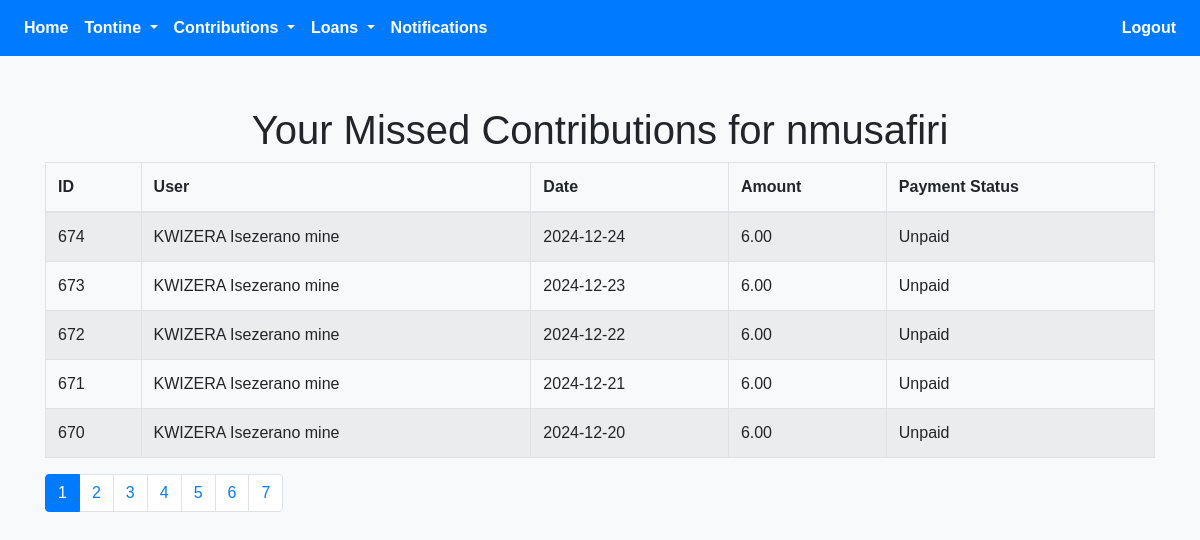
Screenshot of /missed_contribution_admin.php?id=58 (signed in) with the database file from the repository.
### tables this page shows
CREATE TABLE `tontine` (
  `id` int(11) NOT NULL,
  `tontine_name` varchar(255) NOT NULL,
  `logo` varchar(255) DEFAULT NULL,
  `join_date` date NOT NULL,
  `province` varchar(100) NOT NULL,
  `district` varchar(100) NOT NULL,
  `sector` varchar(100) NOT NULL,
  `total_contributions` decimal(10,2) NOT NULL,
  `occurrence` enum('Daily','Weekly','Monthly') NOT NULL,
  `time` time DEFAULT NULL,
  `day` enum('Monday','Tuesday','Wednesday','Thursday','Friday','Saturday','Sunday') DEFAULT NULL,
  `date` date DEFAULT NULL,
  `created_at` timestamp NOT NULL DEFAULT current_timestamp(),
  `user_id` int(11) DEFAULT NULL,
  `role` varchar(30) NOT NULL,
  `purpose` varchar(255) NOT NULL,
  `rules` varchar(255) NOT NULL,
  `status` enum('Not Justified','Justification Request sent','Justified','Rejected') DEFAULT 'Not Justified',
  `reason` varchar(255) NOT NULL,
  `interest` decimal(10,2) NOT NULL DEFAULT 0.00,
  `payment_frequency` enum('Monthly','Weekly') NOT NULL,
  `frequent_payment_date` date DEFAULT NULL,
  `frequent_payment_day` enum('Monday','Tuesday','Wednesday','Thursday','Friday','Saturday','Sunday') DEFAULT NULL,
  `late_contribution_penalty` int(50) NOT NULL,
  `late_loan_repayment_amount` decimal(10,2) DEFAULT 0.00
);

CREATE TABLE `missed_contributions` (
  `id` int(11) NOT NULL,
  `user_id` int(11) NOT NULL,
  `tontine_id` int(11) NOT NULL,
  `missed_amount` decimal(10,2) NOT NULL,
  `missed_date` date NOT NULL,
  `created_at` timestamp NOT NULL DEFAULT current_timestamp(),
  `status` enum('Paid','Unpaid') DEFAULT 'Unpaid'
);

CREATE TABLE `users` (
  `id` int(11) NOT NULL,
  `firstname` varchar(50) NOT NULL,
  `lastname` varchar(50) NOT NULL,
  `phone_number` varchar(15) NOT NULL,
  `idno` varchar(50) NOT NULL,
  `idnotype` varchar(50) NOT NULL,
  `idno_picture` varchar(255) NOT NULL,
  `behalf_name` varchar(30) NOT NULL,
  `behalf_phone_number` varchar(30) NOT NULL,
  `password` varchar(255) NOT NULL,
  `image` varchar(255) NOT NULL,
  `otp` int(11) DEFAULT 0,
  `verified` tinyint(4) NOT NULL DEFAULT 0,
  `otp_used` tinyint(1) NOT NULL DEFAULT 0,
  `otp_login` int(11) NOT NULL DEFAULT 0,
  `otp_forgot` int(11) NOT NULL,
  `otp_behalf` int(11) NOT NULL,
  `otp_behalf_used` tinyint(1) NOT NULL,
  `terms` tinyint(1) DEFAULT 0,
  `created_at` timestamp NOT NULL DEFAULT current_timestamp(),
  `updated_at` timestamp NOT NULL DEFAULT current_timestamp() ON UPDATE current_timestamp(),
  `role` enum('User','Sector','Court') DEFAULT 'User'
);

### missed_contribution_admin.php (the view, shortened to what this page needs)
<?php
require 'config.php';
$tontine_id = isset($_GET['id']) ? (int)$_GET['id'] : null;
$perPage = 5;
$page = isset($_GET['page']) ? (int)$_GET['page'] : 1;
$page = max($page, 1);
$start = ($page - 1) * $perPage;
try {
    $countStmt = $pdo->prepare("
        SELECT COUNT(DISTINCT mc.user_id, mc.missed_date) AS total
        FROM missed_contributions mc
        JOIN users u ON mc.user_id = u.id
        WHERE mc.tontine_id = :tontine_id
    ");
    $countStmt->execute([
        'tontine_id' => $tontine_id,
    ]);
    $totalCount = $countStmt->fetch(PDO::FETCH_ASSOC)['total'];
$stmt = $pdo->prepare("
SELECT mc.id, mc.missed_date, mc.missed_amount, mc.status, u.phone_number, u.firstname, u.lastname, u.id as user_id
FROM missed_contributions mc
JOIN users u ON mc.user_id = u.id
WHERE mc.tontine_id = :tontine_id
AND mc.id IN (
    SELECT MAX(mc.id) FROM missed_contributions mc
    WHERE mc.tontine_id = :tontine_id
    GROUP BY mc.user_id, mc.missed_date
)
ORDER BY mc.missed_date DESC
LIMIT :start, :perPage
");
$stmt->bindValue(':tontine_id', $tontine_id, PDO::PARAM_INT);
$stmt->bindValue(':start', $start, PDO::PARAM_INT);
$stmt->bindValue(':perPage', $perPage, PDO::PARAM_INT);
$stmt->execute();
$contributions = $stmt->fetchAll(PDO::FETCH_ASSOC);
    $tontineStmt = $pdo->prepare("SELECT tontine_name FROM tontine WHERE id = :id");
    $tontineStmt->bindParam(':id', $tontine_id, PDO::PARAM_INT);
    $tontineStmt->execute();
    $tontine = $tontineStmt->fetch(PDO::FETCH_ASSOC);
} catch (PDOException $e) {
    die("Error: " . htmlspecialchars($e->getMessage()));
}
?>
<!DOCTYPE html>
<html lang="en">
<head>
    <link rel="stylesheet" href="https://stackpath.bootstrapcdn.com/bootstrap/4.5.2/css/bootstrap.min.css">
    <link rel="stylesheet" href="https://cdnjs.cloudflare.com/ajax/libs/font-awesome/5.15.4/css/all.min.css">
</head>
<body>
     <nav class="navbar navbar-expand-lg navbar-dark bg-primary">
        <div class="collapse navbar-collapse" id="navbarNav">
            <ul class="navbar-nav mr-auto">
                <li class="nav-item">
                    <a class="nav-link font-weight-bold text-white" href="user_profile.php">Home</a>
                </li>
                <li class="nav-item dropdown">
                    <a class="nav-link dropdown-toggle font-weight-bold text-white" href="#" id="paymentsDropdown" role="button" data-toggle="dropdown" aria-haspopup="true" aria-expanded="false">
                        Tontine
                    </a>
                </li>
                <li class="nav-item dropdown">
                    <a class="nav-link dropdown-toggle font-weight-bold text-white" href="#" id="contributionsDropdown" role="button" data-toggle="dropdown" aria-haspopup="true" aria-expanded="false">
                        Contributions
                    </a>
                </li>
                <li class="nav-item dropdown">
                    <a class="nav-link dropdown-toggle font-weight-bold text-white" href="#" id="loansDropdown" role="button" data-toggle="dropdown" aria-haspopup="true" aria-expanded="false">
                        Loans
                    </a>
                </li>
                <li class="nav-item">
                    <a class="nav-link font-weight-bold text-white" href="#">Notifications</a>
                </li>
            </ul>
            <ul class="navbar-nav ml-auto">
                <li class="nav-item">
                    <a class="nav-link font-weight-bold text-white" href="javascript:void(0);" onclick="confirmLogout();">
                        Logout
                    </a>
                </li>
            </ul>
        </div>
    </nav>
    <div class="container">
        <h1 class="text-center">Your Missed Contributions for <?php echo htmlspecialchars($tontine['tontine_name']); ?></h1>
        <?php if (!empty($contributions)): ?>
          <table class="table table-bordered table-striped">
            <thead>
                <tr>
                    <th>ID</th>
                    <th>User</th>
                    <th>Date</th>
                    <th>Amount</th>
                    <th>Payment Status</th>
                </tr>
            </thead>
            <tbody>
                <?php foreach ($contributions as $contribution): ?>
                  <tr>
  <td><?php echo htmlspecialchars($contribution['id']); ?></td>
  <td><?php echo htmlspecialchars($contribution['firstname'] . ' ' . $contribution['lastname']); ?></td>
  <td><?php echo htmlspecialchars($contribution['missed_date']); ?></td>
  <td><?php echo htmlspecialchars($contribution['missed_amount']); ?></td>
  <td><?php echo htmlspecialchars($contribution['status']); ?></td>
</tr>
                <?php endforeach; ?>
            </tbody>
        </table>
        <div class="text-center">
            <nav aria-label="Page navigation">
                <ul class="pagination">
                    <?php for ($i = 1; $i <= ceil($totalCount / $perPage); $i++): ?>
                        <li class="page-item <?php echo $i == $page ? 'active' : ''; ?>">
                            <a class="page-link" href="?id=<?php echo $tontine_id; ?>&page=<?php echo $i; ?>"><?php echo $i; ?></a>
                        </li>
                    <?php endfor; ?>
                </ul>
            </nav>
        </div>
        <?php else: ?>
            <p class="text-center">No missed contributions found.</p>
        <?php endif; ?>
    </div>
</body>
</html>

### missed_contribution_admin.php (style rules this page uses)
body { background-color: #f8f9fa; font-family: Arial, sans-serif; }
.container { margin-top: 50px; }

### rows the page displays
tontine: tontine_name "nmusafiri"
missed_contributions: id "674", user.lastname "KWIZERA Isezerano mine", missed_date "2024-12-24", missed_amount "6.00", status "Unpaid"
missed_contributions: id "673", user.lastname "KWIZERA Isezerano mine", missed_date "2024-12-23", missed_amount "6.00", status "Unpaid"
missed_contributions: id "672", user.lastname "KWIZERA Isezerano mine", missed_date "2024-12-22", missed_amount "6.00", status "Unpaid"
missed_contributions: id "671", user.lastname "KWIZERA Isezerano mine", missed_date "2024-12-21", missed_amount "6.00", status "Unpaid"
missed_contributions: id "670", user.lastname "KWIZERA Isezerano mine", missed_date "2024-12-20", missed_amount "6.00", status "Unpaid"
